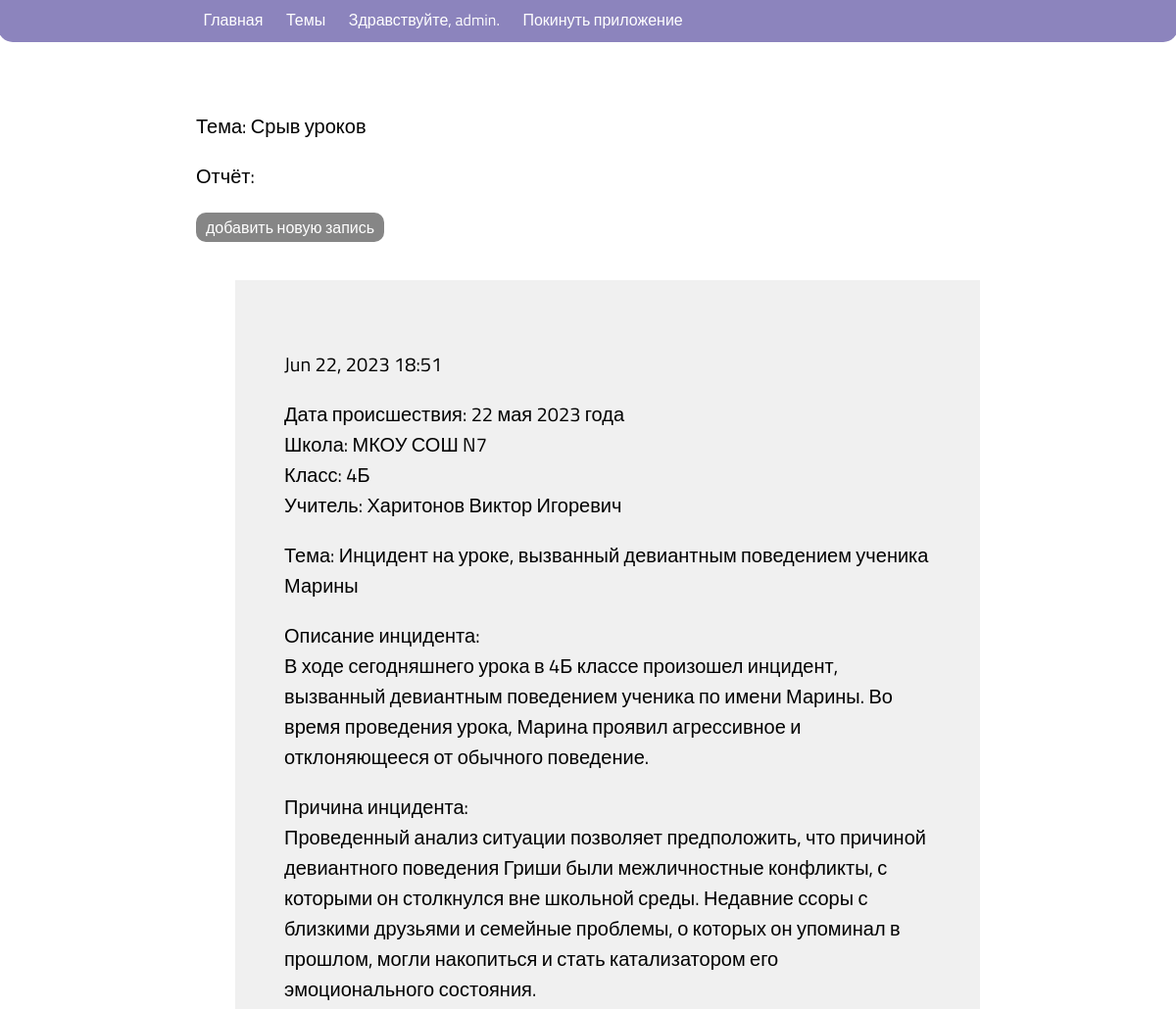
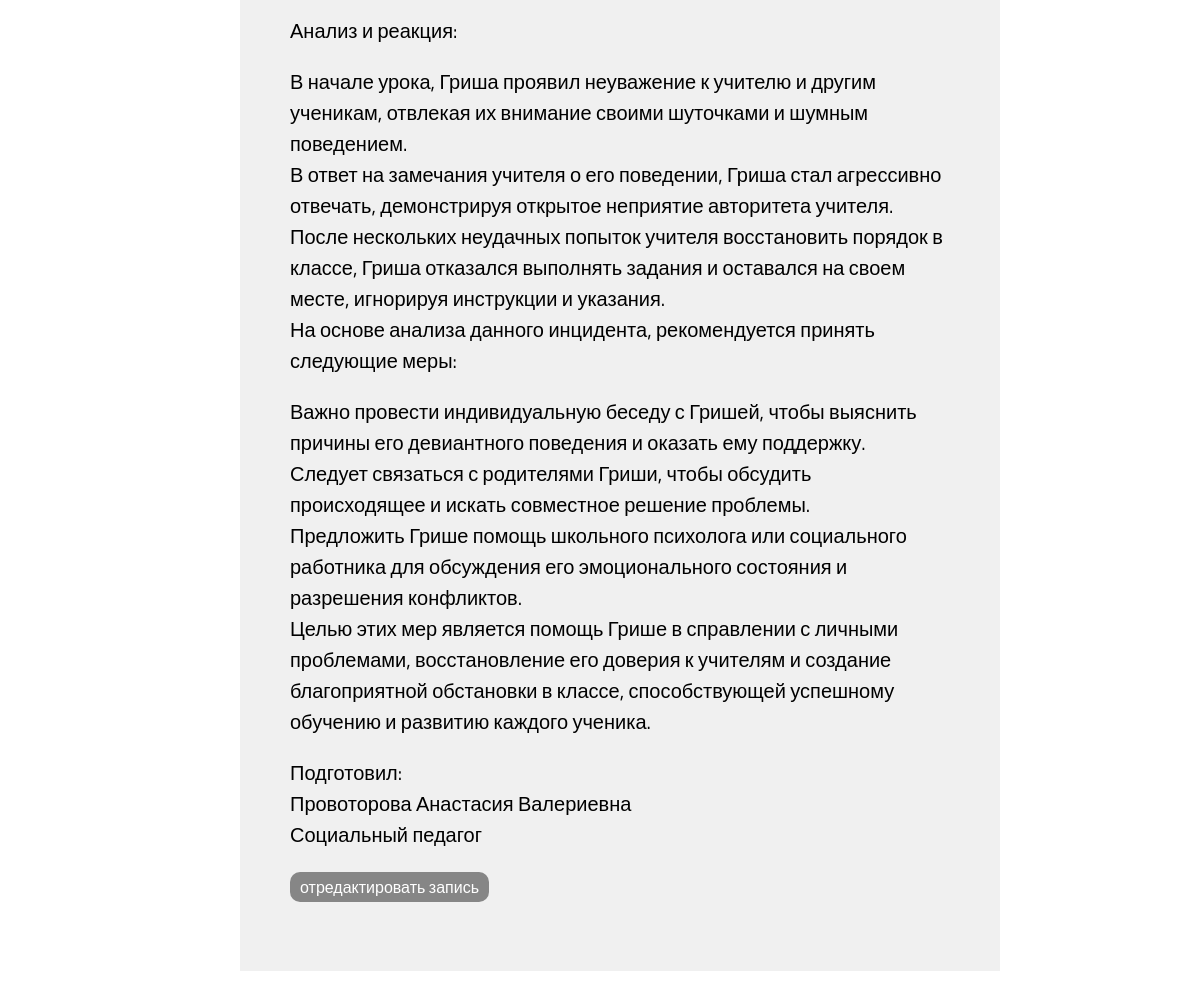
The page /topics/1/ (signed in) on the database its author committed (2 pictures, top to bottom).
### error_log/models.py (models this page shows, shortened)
class Topic(models.Model):
    text = models.CharField(max_length=200)
    date_added = models.DateTimeField(auto_now_add=True)
    owner = models.ForeignKey(User, on_delete=models.CASCADE)
    def __str__(self) -> str:
        return self.text

class Entry(models.Model):
    topic = models.ForeignKey(Topic, on_delete=models.CASCADE)
    text = models.TextField()
    date_added = models.DateTimeField(auto_now_add=True)
    class Meta:
        verbose_name_plural = 'entries'

### error_log/views.py (the view)
# urls.py: path('topics/<int:topic_id>/', views.topic, name='topic'),
@login_required
def topic(request, topic_id):
    topic = Topic.objects.get(id=topic_id)
    if topic.owner != request.user:
        raise Http404
    entries = topic.entry_set.order_by('-date_added')
    context = {'topic': topic, 'entries': entries}
    return render(request, 'error_log/topic.html', context)

### error_log/templates/error_log/topic.html (shortened to what this page needs)
{% extends 'error_log/base.html' %}
{% load static %}
{% block css_aditional %}
<link rel='stylesheet' href="{% static 'error_log/css/index.css' %}">
{% endblock%}
  {% block content %}
  <main class="container topics">
  <p>Тема: {{ topic }}</p>
  <p>Отчёт:</p>
  <p>
    <a class="create_new_topic" href='{% url 'error_log:new_entry' topic.id %}'>добавить новую запись</a>
  </p>
  <ul>
  {% for entry in entries %}
    <li class="grayBackground">
      <p>{{ entry.date_added|date:'M d, Y H:i'  }}</p>
      <p>{{ entry.text|linebreaks }}</p>
      <p>
        <a class="create_new_topic" href='{% url 'error_log:edit_entry' entry.id %}'>отредактировать запись</a>
      </p>
    </li>
  {% empty %}
    <li>Пока нет записей по этой теме.</li>
  {% endfor %}
  </ul>
  </main>
{% endblock content %}

### error_log/templates/error_log/base.html (shortened to what this page needs)
{% load static %}
<!DOCTYPE html>
<html lang="en">
<head>
    {% block css_aditional %}{% endblock%}
</head>
<body>
<header>
  <nav>
    <main class=" header_container">
    <a href='{% url 'error_log:index' %}'>Главная</a>
    <a href='{% url 'error_log:topics' %}'>Темы</a>
    {% if user.is_authenticated %}
      <a>Здравствуйте, {{ user.username }}.</a>
      <a href="{% url 'users:logout' %}">Покинуть приложение</a>
    {% else %}
      <a href="{% url 'users:register' %}">Зарегистрироваться</a>
      <a href="{% url 'users:login' %}">Авторизироваться</a>
    {% endif %}
  </main>
  </nav>
</header>
  {% block content %}{% endblock content %}
</body>
</html>

### error_log/static/error_log/css/index.css (style rules this page uses)
* { font-family: 'Titillium Web', Arial, sans-serif; --primary-color: #8c84bd; --hover-color: rgb(201, 184, 187); }
body { max-width: 99vw; overflow-x: hidden; }
.header_container { max-width: 800px; margin: 0px auto; }
header { margin-top: -10px; margin-left: -10px; height: 25px; width: 100%; background-color: var(--primary-color); padding: 10px; border-bottom-left-radius: 15px; border-bottom-right-radius: 15px; }
nav { margin-left: 15px; }
nav a { margin-right: 20px; text-decoration: none; color: #ffffff; transition: 0.3s ease-out; }
.container { max-width: 800px; margin: 70px auto 0 auto; display: flex; }
.topics { font-size: 20px; display: block; }
.create_new_topic { padding: 3px 10px; font-size: 16px; font-weight: 400; text-align: center; text-decoration: none; background-color: rgb(134, 134, 134); color: white; border: none; border-radius: 10px; cursor: pointer; transition: 0.3s ease-out; }
.topics>ul { margin-top: 40px; list-style-type: none; }
.topics>ul>li { margin-bottom: 25px; }
.grayBackground { padding: 50px; background: rgb(240, 240, 240); }

### rows shown on the page
Topic: text "Срыв уроков"
Entry: date_added "Jun 22, 2023 18:51", text "Дата происшествия: 22 мая 2023 года Школа: МКОУ СОШ N7 Класс: 4Б Учитель: Харитонов Виктор Игоревич Тема: Инцидент на уроке, вызванный девиантным поведением ученика Марины Описание инцидента: В ходе сегодняшнего урока в 4Б классе произошел инцидент, вызванный девиантным поведением ученика по имени Марины. Во время проведения урока, Марина проявил агрессивное и отклоняющееся от обычного поведение. Причина инцидента: Проведенный анализ ситуации позволяет предположить, что причиной девиантного поведения Гриши были межличностные конфликты, с которыми он столкнулся вне школьной среды. Недавние ссоры с близкими друзьями и семейные проблемы, о которых он упоминал в прошлом, могли накопиться и…"

### other values the page prints
{{ user.username }} "admin"
